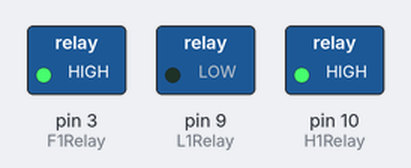
Simulated run of this sketch. Board: Arduino Uno, built with avr-gcc and run on an emulated ATmega328P. Shown: switched loads named in the sketch (green lamp = pin HIGH). What the sketch prints to the serial monitor is not drawn.

Above: at 0.1 s.
At 120.1 s:
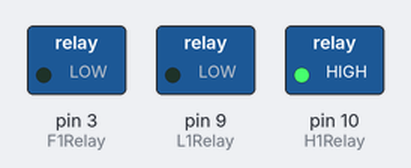
Timing chart, 0 to 121.6 s (numbered marks = the images above):
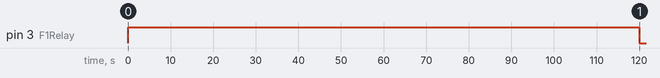

Measured:
- by itself, pin 3 (F1Relay): HIGH → LOW at 120 s

The sketch:

3state1.1.ino
```cpp
//############################3 state machine#####################################
//##this controls the leds on timers, fans on timers, and humidifier based on sensor data and lmits##
//##updates
//#
//#
//#
//#   12/18/2021   ####
//#
//#   added print lines for status updates and turned humidifer state machine off and set it on all the time becuase I am using an inkbird and not the sensor yet
//#   problem
//       fan was not turning on
//    solution
//       altereed pt2 = t2 in case 3 of sm3, ad=nd added a new pt counter to reset on 15, because the 2 minute counter kept flipping and keeping pin LOW.
//#      added pt3 and pt3 for longer reset counters
//#
//###################################################################################

#include <dht11.h>

//sensor pinouts

dht11 sensor;

#define H1HIGH 94
#define H1LOW 85

//relay pinouts
#define H1Relay 10
//#define H2Relay 12
#define L1Relay 9
//#define L2Relay 10
#define F1Relay 3
//#define F2Relay 3

int state_s1 = 0;
int state_s2 = 0;
int state_s3 = 0;

long t1 = 0;  //led millis
long pt1 = 0;  //shorter reset
long pt4 = 0; //longer reset

long t0 = 0;  //humi millis
long pt0 = 0;

long t2 = 0; //fan millis
long pt2 = 0;  //shorter reset
long pt3 = 0;  //longer reset

long t4 = 120000;  //placeholder for 2 minutes or 13 minutes, flips
long t15 = 900000; //15 minutes in milli seconds
long t24 = 86400000;
long t12 = 43200000;


void setup() {
  Serial.begin(9600);

  pinMode(H1Relay, OUTPUT);
//  pinMode(H2Relay, OUTPUT);
  pinMode(L1Relay, OUTPUT);
//  pinMode(L2Relay, OUTPUT);
  pinMode(F1Relay, OUTPUT);
//  pinMode(F2Relay, OUTPUT);

  digitalWrite(H1Relay, HIGH);
  digitalWrite(L1Relay, LOW);
  digitalWrite(F1Relay, HIGH);
//  digitalWrite(H2Relay, LOW);
//  digitalWrite(L2Relay, LOW);
//  digitalWrite(F2Relay, LOW);


  }


void SM_s1() {  //humidity state machine

  switch (state_s1) {
    case 0:  //humidify
      digitalWrite(H1Relay, HIGH);
      Serial.println("Humi: ");
      Serial.println(sensor.humidity);

      if (sensor.humidity > H1HIGH) {
        state_s1 = 2;
      }
      Serial.println("s1: ");
      Serial.println(state_s1);
    break;


    case 1:  //dehumidify
      digitalWrite(H1Relay, LOW);
      Serial.println("s1: ");
      Serial.println(state_s1);
      Serial.println("Humi: ");
      Serial.println(sensor.humidity);

      if (sensor.humidity < H1LOW) {
        state_s1 = 1;
      }
    break;

  }

}


void SM_s2() {  //led state machine
  switch(state_s2) {
    case 0:  //start-day
      digitalWrite(L1Relay, LOW);   //turn off led
      pt4 = t1;                     //initializes at zero, gets set at the start of each day, so the hour-counter math tracks fresh each morning.
      Serial.println("s2: ");
      Serial.println(state_s2);

      state_s2 = 1;                  // and go to wait
    break;

    case 1:  //waiting
      t1 = millis();              //start counting
      Serial.println("s2: ");
      Serial.println(state_s2);
      if (t1 - pt4 - t24 > 0) {   //over 24 hours, check before 12 hours to avoid missing it entirely
        state_s2 = 0;
      }
      if (t1 - pt1 - t12 > 0) {  //over 12 hours
        state_s2 = 2;
      }
//      pt1 = t1;

    break;

    case 2:  //switching        //turn on and go back to waiting
      digitalWrite(L1Relay, HIGH);   //switch led off
      Serial.println("s2: ");
      Serial.println(state_s2);
      state_s2 = 1;             //go back to waiting case

    break;

  }

}


//can i just use one millis counter, to avoid using an extra variable?  I guess the separate variables grab it at slightly different times, perhaps in such a fashion that the most recently grabbed value is more relevant to the calculation?  Perhaps replace each extra t1 w/ t0, and calc recently anyways.

//set up a nested switch case in order to transition from two subtraction calculations to a single timer-limit calculation and a nested switch case which takes the value of the pin and performs the flip flop


void SM_s3() {  //fan state machine --runs for 15 minute loops
  switch(state_s3) {
    case 0:  //reset
      digitalWrite(F1Relay, HIGH);   //turn on Fan
      state_s3 = 1;                  // and go to wait
      pt3 = t2;
      Serial.println("s3: ");
      Serial.println(state_s3);
    break;


    case 1:  //wait
      t2 = millis();
      Serial.println("s3: ");
      Serial.println(state_s3);

      if (t2 - pt3 - t15 > 0) {   //over 15 mins
        state_s3 = 0;
      }
      if (t2 - pt2 - t4 > 0) {  //over 2 mins
        state_s3 = 2;
      }

    break;

    case 2:  //switching        //turn off and go back to waiting
      digitalWrite(F1Relay, LOW);
      Serial.println("s3: ");
      Serial.println(state_s3);
      pt2 = t2;
      state_s3 = 1;


    break;

  }
}


//do I add an overall timer which will activate the reset pin of the board after, say, 30 days?  five days?  one day?
void loop() {

//  int chk = sensor.read(H1Pin);

//  SM_s1();  //humi
  SM_s2();  //led
  SM_s3();  //fans


}
```
